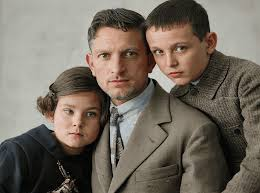
#> input picture Image_Enhancement/Enhancement.jpg, 260 x 193 px
$ jupyter execute Image_Enhancement.ipynb   (shell and % lines are left out)
#> lines starting #> are read from the running program, lines starting #| are printed output that depends on the picture
[cell 1]
import cv2
import numpy as np
import matplotlib.pyplot as plt

[cell 2]
img = cv2.imread("Enhancement.jpg", cv2.IMREAD_GRAYSCALE)
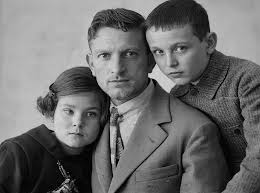
#> img: shape (193, 260); min 0, max 221, mean 108.4

if img is None:
    raise ValueError("Image not found")

plt.imshow(img, cmap='gray')
plt.title("Input (Blur + Noise)")
plt.axis("off")

[cell 3]
denoised = cv2.fastNlMeansDenoising(
    img,
    None,
    h=15,        # noise strength
    templateWindowSize=7,
    searchWindowSize=21
)

plt.imshow(denoised, cmap='gray')
plt.title("After Denoising")
plt.axis("off")

[cell 4]
blur = cv2.GaussianBlur(denoised, (0,0), sigmaX=1.5)
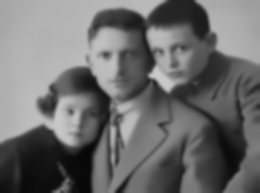
#> blur: shape (193, 260); min 7, max 201, mean 108.5
sharpened = cv2.addWeighted(
    denoised, 1.8,
    blur, -0.8,
    0
)
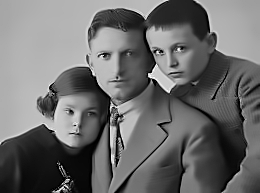
#> sharpened: shape (193, 260); min 0, max 255, mean 108.8

plt.imshow(sharpened, cmap='gray')
plt.title("Enhanced (Denoised + Sharpened)")
plt.axis("off")

[cell 5]
plt.figure(figsize=(12,4))

plt.subplot(1,3,1)
plt.imshow(img, cmap='gray')
plt.title("Original Blur + Noise")
plt.axis("off")

plt.subplot(1,3,2)
plt.imshow(denoised, cmap='gray')
plt.title("Noise Removed")
plt.axis("off")

plt.subplot(1,3,3)
plt.imshow(sharpened, cmap='gray')
plt.title("Final Enhanced")
plt.axis("off")
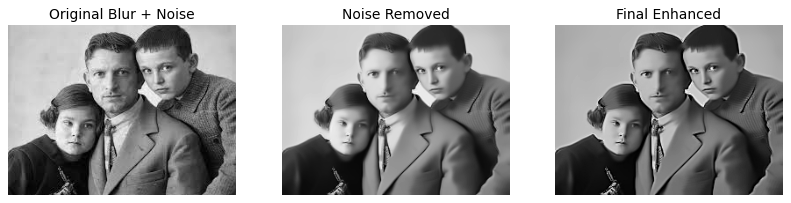
#> figure drawn by matplotlib, 3 panels
